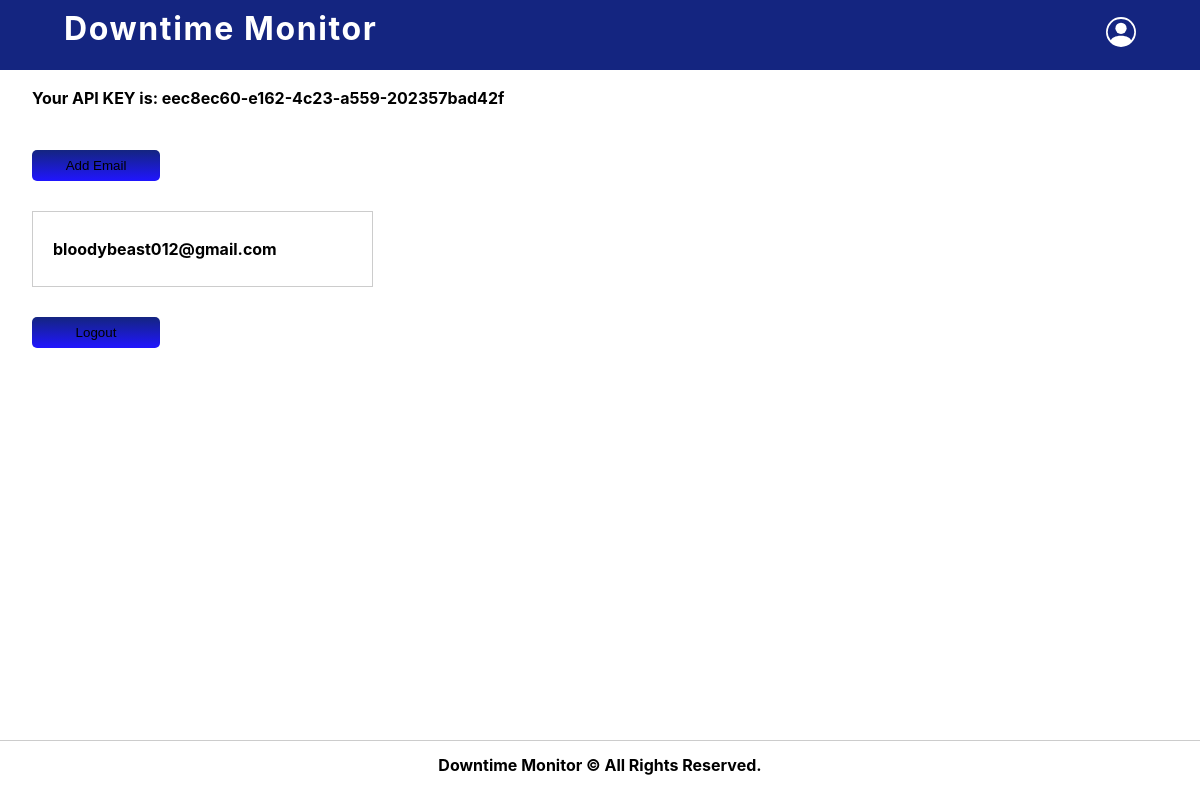
/profile/ (signed in), run on the app's committed database.
### api/models.py (models this page shows)
class APIKey(models.Model):
    user = models.OneToOneField(User, on_delete=models.CASCADE, primary_key=True)
    key = models.CharField(max_length=60, null=False)

### notifications/models.py (models this page shows)
class NotificationGroup(models.Model):
    user = models.OneToOneField(User, on_delete=models.CASCADE)
    emails = models.TextField()

### users/views.py (the view)
# urls.py: path('profile/', profile_view, name='profile_view'),
def profile_view(request):
    notification_group = NotificationGroup.objects.filter(user=request.user)\
        .first()
    emails = None
    if notification_group:
        emails = notification_group.emails
        emails = emails.split(',')
    try:
        api_key = request.user.apikey.key
    except Exception:
        api_key = None
    context = {
        'emails': emails,
        'api_key': api_key
    }
    return render(request, 'users/profile.html', context)

### users/templates/users/profile.html (shortened to what this page needs)
{% extends 'monitoring/main.html' %}
{% block content %}
    <div class="api-key">
        {% if api_key %}
            <span class="key">Your API KEY is: {{ api_key }} </span>
        {% else %}
            <button class="api-btn">Generate API KEY</button>
        {% endif %}
    </div>
    <div>
        <button class="email-btn">Add Email</button>
        <div class="notification-group">
            {% if emails %}
                {% for email in emails %}
                    <div class="email">
                        {{ email }}
                    </div>
                {% endfor %}
            {% else %}
                <span class="no-email">Your emails will appear here</span>
            {% endif %}
        </div>
    </div>
    <a href="/accounts/logout"><button class="logout-btn">Logout</button></a>
{% endblock %}

### static/css/main.css (style rules this page uses)
body { font-family: -apple-system, BlinkMacSystemFont, 'Segoe UI', Roboto, Oxygen, Ubuntu, Cantarell, 'Open Sans', 'Helvetica Neue', sans-serif; background: var(--clr-background); line-height: 1.5; font-size: 0.875rem; min-height: 100vh; }
a { text-decoration: none; }
@media screen and (min-width: 800px) { body { font-size: 1rem; } }
.api-btn, .email-btn, .logout-btn { min-width: 8rem; padding: 0.5rem 1rem; background-image: linear-gradient( var(--clr-primary-5) 0%, var(--clr-btn-primary) 100%); border-radius: 5px; border: none; }
.api-btn:hover, .email-btn:hover, .logout-btn { cursor: pointer; }
.api-key { margin-bottom: 40px; }
.email, .key { padding: 5px 0; font-weight: 700; }
.notification-group { border: 1px solid #CCCCCC; width: 30%; padding: 20px; margin: 30px 0; }

### data on the page
APIKey: key "eec8ec60-e162-4c23-a559-202357bad42f"
NotificationGroup: emails "bloodybeast012@gmail.com"
